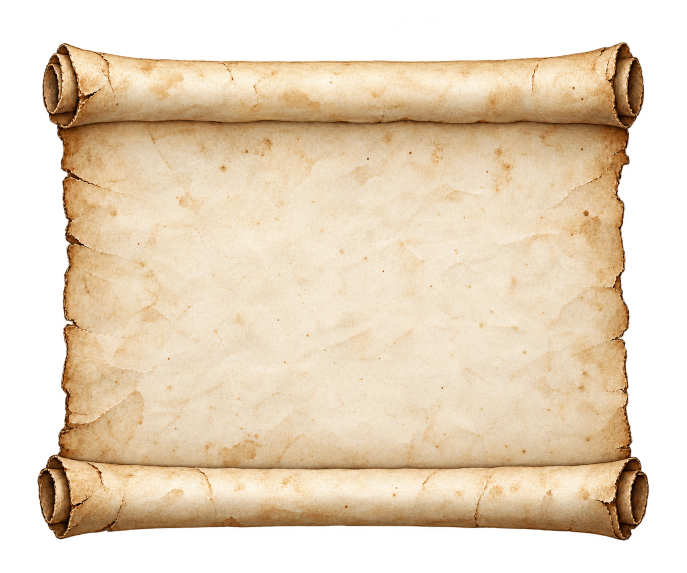
#> input picture art/creatures/batch-aj-preview/source-taller.png, 1374 x 1145 px (shown at 1/2 size)
$ python export-batch-aj.py
#> lines starting #> are read from the running program, lines starting #| are printed output that depends on the picture
"""Register blank reading vellum with uniform scaling; preserve source pixels."""
import argparse, io, json
from pathlib import Path
from PIL import Image
parser=argparse.ArgumentParser(description=__doc__);parser.add_argument('--check',action='store_true');args=parser.parse_args()
root=Path(__file__).resolve().parent/'batch-aj-preview'
im=Image.open(root/'source-taller.png').convert('RGBA')
#> im is the input picture: PIL image 1374x1145 RGBA; mean R, G, B, A 153.6, 134.8, 110, 173.6
b=im.getchannel('A').point(lambda a:255 if a>=8 else 0).getbbox();b=(b[0]-4,b[1]-4,b[2]+4,b[3]+4)
#> after `b = im.getchannel('A').point(lambda a: 255 if a >= 8 else 0).getbbox()`: b = (74, 84, 1299, 1082)
#> after `b = (b[0] - 4, b[1] - 4, b[2] + 4, b[3] + 4)`: b = (70, 80, 1303, 1086)
cut=im.crop(b);scale=222/cut.width;size=(222,round(cut.height*scale));at=(17,(256-size[1])//2)
#> after `cut = im.crop(b)`:
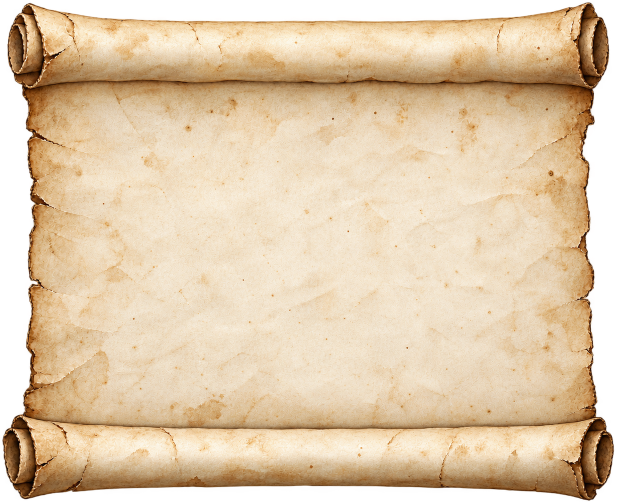
#> cut: PIL image 1233x1006 RGBA (shown at 1/2 size); mean R, G, B, A 194.8, 171, 139.5, 220.2; transparent parts drawn white
#> after `scale = 222 / cut.width`: scale = 0.18
#> after `size = (222, round(cut.height * scale))`: size = (222, 181)
#> after `at = (17, (256 - size[1]) // 2)`: at = (17, 37)
out=Image.new('RGBA',(256,256));out.alpha_composite(cut.resize(size,Image.Resampling.LANCZOS),at)
#> after `out = Image.new('RGBA', (256, 256))`: out: PIL image 256x256 RGBA; every value is 0
#> after `out.alpha_composite(cut.resize(size, Image.Resampling.LANCZOS), at)`:
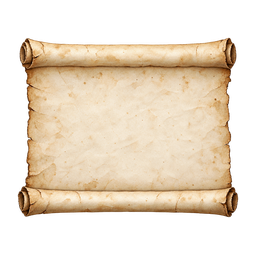
#> out: PIL image 256x256 RGBA; mean R, G, B, A 119.4, 104.7, 85.4, 135; transparent parts drawn white
point=lambda x,y:[round(at[0]+(x-b[0])*scale,4),round(at[1]+(y-b[1])*scale,4)]
meta={'source':'source-taller.png','crop':b,'scale':scale,'size':size,'paste':at,'anchor':point(686,590),'panel':point(130,250)+point(1256,930),'unitsPerPixel':46/(1126*scale)}
#> meta = {'source': 'source-taller.png', 'crop': (70, 80, 1303, 1086), 'scale': 0.18, 'size': (222, 181), 'paste': (17, 37), 'anchor': [127.9, 128.8], 'panel': [27.8, 67.61, 230.5, 190], 'unitsPerPixel': 0.227}
data=io.BytesIO();out.save(data,format='PNG',optimize=True)
for path,content in [(root/'reading-scroll.png',data.getvalue()),(root/'measurements.json',(json.dumps(meta,indent=2)+'\n').encode())]:
 if args.check:assert path.read_bytes()==content,f'Stale {path}'
 else:path.write_bytes(content)
#> this loop made 2 passes
print('Reading scroll registration '+('verified' if args.check else 'exported'))

$ run again, with art/creatures/companion_dog.png copied over art/creatures/batch-aj-preview/source-taller.png
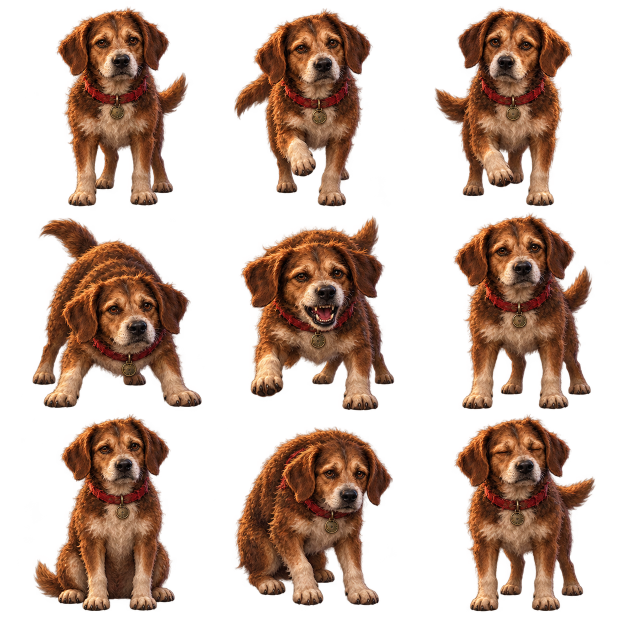
#> input picture art/creatures/companion_dog.png, 1254 x 1254 px (shown at 1/2 size)
#> im is the input picture: PIL image 1254x1254 RGBA; mean R, G, B, A 58.6, 33.7, 21.1, 99.8
#> b = (64, 12, 1192, 1223)
#> b = (60, 8, 1196, 1227)
#> `cut = im.crop(b)`:
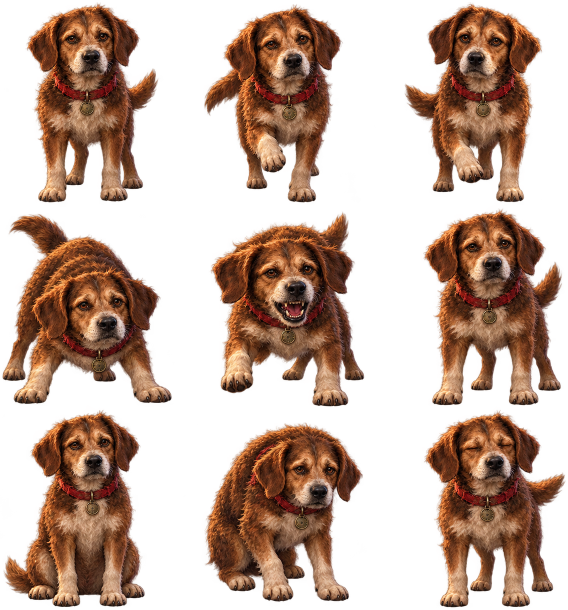
#> cut: PIL image 1136x1219 RGBA (shown at 1/2 size); mean R, G, B, A 66.5, 38.2, 24, 113.3; transparent parts drawn white
#> out: PIL image 256x256 RGBA; every value is 0
#> `out.alpha_composite(cut.resize(size, Image.Resampling.LANCZOS), at)`:
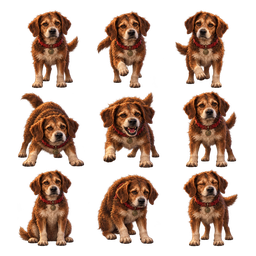
#> out: PIL image 256x256 RGBA; mean R, G, B, A 54.9, 32.1, 20.1, 91.4; transparent parts drawn white
#> meta = {'source': 'source-taller.png', 'crop': (60, 8, 1196, 1227), 'scale': 0.195, 'size': (222, 238), 'paste': (17, 9), 'anchor': [139.3, 122.7], 'panel': [30.68, 56.29, 250.7, 189.2], 'unitsPerPixel': 0.209}
#> the loop `for path,content in [(root/'reading-scroll.png',data.getvalue()),(root..` made 2 passes
